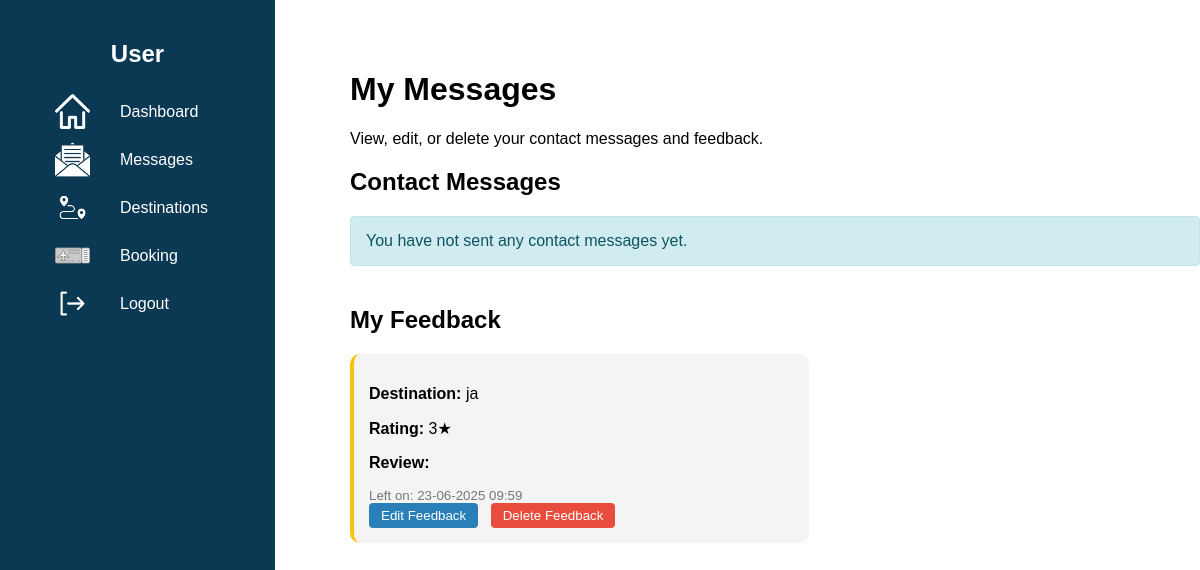
Page /Tropical-Tides/user-dashboard-views/messages.php (signed in) on the earlier database version.
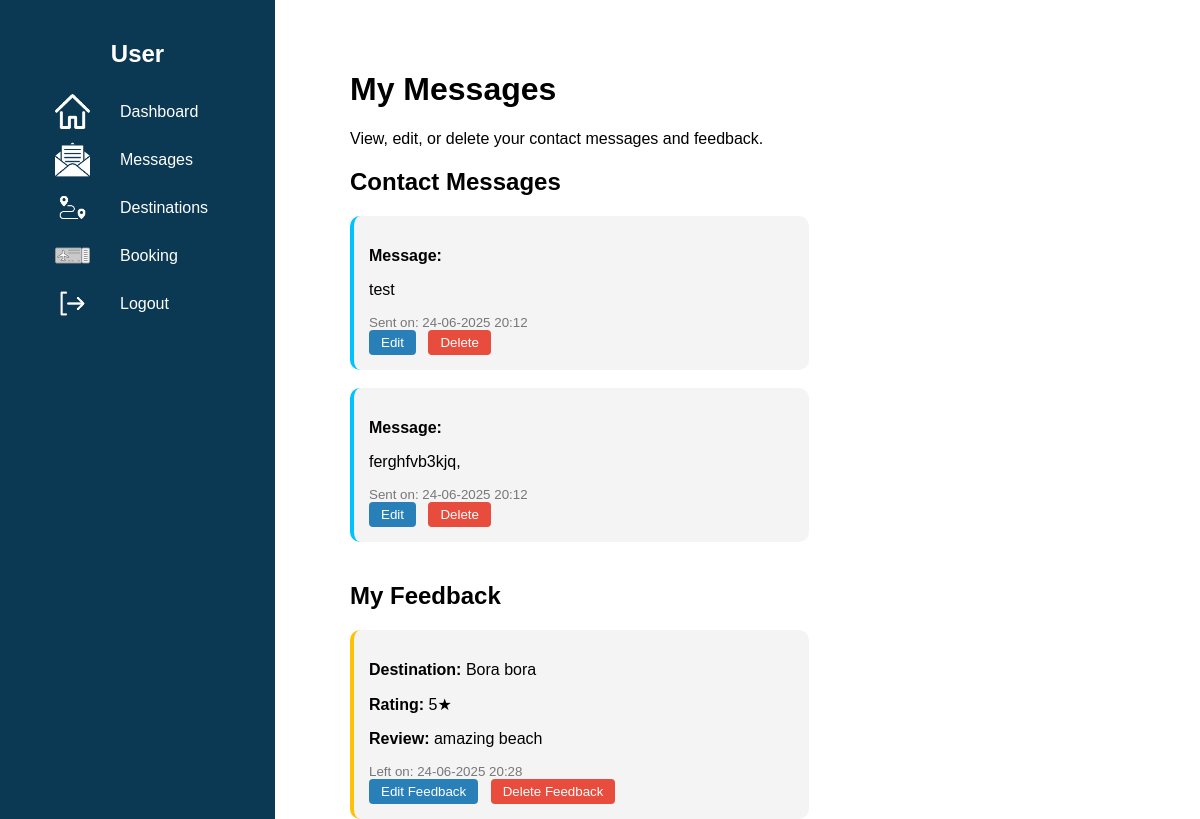
Same page on the later database version.
### tables this page shows
CREATE TABLE `feedback` (
  `id` int(11) NOT NULL,
  `plaats` varchar(255) DEFAULT NULL,
  `user_name` varchar(100) NOT NULL,
  `user_email` varchar(100) NOT NULL,
  `user_description` text DEFAULT NULL,
  `user_rating` int(100) NOT NULL,
  `user_review` text DEFAULT NULL,
  `created_at` timestamp NOT NULL DEFAULT current_timestamp()
);

CREATE TABLE `messages` (
  `id` int(11) NOT NULL,
  `name` varchar(100) NOT NULL,
  `email` varchar(150) NOT NULL,
  `message` text NOT NULL,
  `created_at` timestamp NULL DEFAULT current_timestamp()
);

### Tropical-Tides/user-dashboard-views/messages.php (the view, shortened to what this page needs)
<?php
require_once '../dbcalls/conn.php';
$user_email = $_SESSION['email'];
$stmt = $conn->prepare('SELECT * FROM messages WHERE email = :email ORDER BY created_at DESC');
$stmt->bindParam(':email', $user_email);
$stmt->execute();
$messages = $stmt->fetchAll(PDO::FETCH_ASSOC);
$feedback_stmt = $conn->prepare('SELECT * FROM feedback WHERE user_email = :email ORDER BY created_at DESC');
$feedback_stmt->bindParam(':email', $user_email);
$feedback_stmt->execute();
$feedbacks = $feedback_stmt->fetchAll(PDO::FETCH_ASSOC);
?>
<!doctype html>
<html lang="en">
<head>
    <link rel="stylesheet" href="../assets/css/dashboard-ui.css">
    <link rel="stylesheet" href="../assets/css/style.css">
</head>
<body>
<?php include "../include/user-dashboard-sidebar.php"; ?>
<div class="content-messages">
    <div class="main-content-header-messages">
        <h1>My Messages</h1>
        <p>View, edit, or delete your contact messages and feedback.</p>
    </div>
    <h2>Contact Messages</h2>
    <?php if (empty($messages)): ?>
        <div class="alert alert-info">You have not sent any contact messages yet.</div>
    <?php else: ?>
        <?php foreach ($messages as $msg): ?>
            <div class="crud-item-messages" style="background: #f4f4f4; margin-top: 10px; border-left-color: #00C2FF; padding: 15px;">
                <p><strong>Message:</strong></p>
                <p><?php echo nl2br(htmlspecialchars($msg['message'])); ?></p>
                <small style="display: block; color: #777; margin-top: 5px;">Sent on: <?php echo date('d-m-Y H:i', strtotime($msg['created_at'])); ?></small>
                <form action="../include/edit-message.php" method="get" style="display:inline;">
                    <button type="submit" class="edit-btn">Edit</button>
                </form>
                <form action="../include/delete-message.php" method="post" style="display:inline;" onsubmit="return confirm('Are you sure you want to delete this message?');">
                    <button type="submit" class="delete-btn">Delete</button>
                </form>
            </div>
        <?php endforeach; ?>
    <?php endif; ?>
    <h2 style="margin-top:40px;">My Feedback</h2>
    <?php if (empty($feedbacks)): ?>
        <div class="alert alert-info">You have not left any feedback yet.</div>
    <?php else: ?>
        <?php foreach ($feedbacks as $fb): ?>
            <div class="crud-item-messages" style="background: #f4f4f4; margin-top: 10px; border-left-color: #ffc107; padding: 15px;">
                <p><strong>Destination:</strong> <?php echo htmlspecialchars($fb['plaats']); ?></p>
                <p><strong>Rating:</strong> <?php echo htmlspecialchars($fb['user_rating']); ?>&#9733;</p>
                <p><strong>Review:</strong> <?php echo nl2br(htmlspecialchars($fb['user_review'])); ?></p>
                <small style="display: block; color: #777; margin-top: 5px;">Left on: <?php echo date('d-m-Y H:i', strtotime($fb['created_at'])); ?></small>
                <form action="../include/edit-feedback.php" method="get" style="display:inline;">
                    <button type="submit" class="edit-btn">Edit Feedback</button>
                </form>
                <form action="../include/delete-feedback.php" method="post" style="display:inline;" onsubmit="return confirm('Are you sure you want to delete your feedback for this destination?');">
                    <button type="submit" class="delete-btn">Delete Feedback</button>
                </form>
            </div>
        <?php endforeach; ?>
    <?php endif; ?>
</div>
</body>
</html>

Differences in the rows shown:
removed feedback: plaats "ja", user_rating "3", created_at "23-06-2025 09:59"
added messages: message "test", created_at "24-06-2025 20:12"
added messages: message "ferghfvb3kjq,", created_at "24-06-2025 20:12"
added feedback: plaats "Bora bora", user_rating "5", user_review "amazing beach", created_at "24-06-2025 20:28"
Other differences:
text no longer shown: "You have not sent any contact messages yet."
